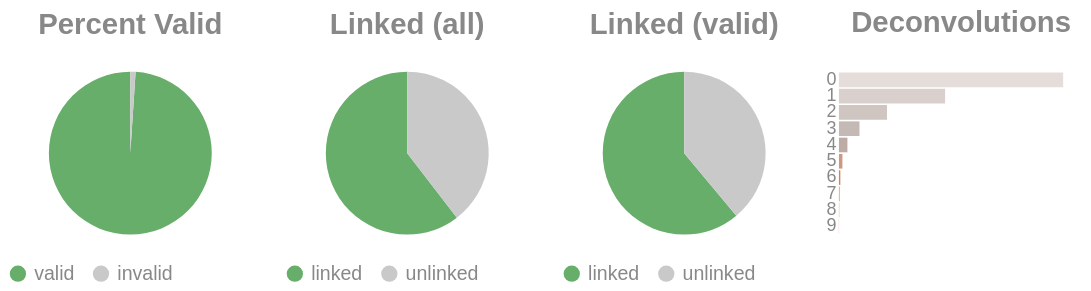

The cell this chart's notebook holds for it:
### Code cell
if SKIPLR:
    pass
else:
    clash = Counter()
    for i in valids['molecule'].to_list():
        _mol = i.split("-")
        if len(_mol) == 1:
            clash.update('0')
        else:
            clash.update(_mol[-1])

    _d = {"deconvolutions": [], 'count': []}
    for k,v in clash.items():
        _d['deconvolutions'].append(k)
        _d['count'].append(v)

    tot_valid = valids['reads'].sum()
    mask = valids['reads'] >= 2
    n_linked_reads = valids.filter(mask)['reads'].sum()
    if n_linked_reads == 0:
        print_html("No linked molecules (>=2 reads) were detected; skipping linked-only distributions.")
        SKIPLR = True
    else:
        perc_valid = round(tot_valid / n_reads, 4)
        linked_perc_abs = round(n_linked_reads / n_reads, 4)
        linked_perc = round(n_linked_reads / tot_valid, 4)

    _valid = pl.DataFrame({"valids": ['valid', 'invalid'], "count": [tot_valid, n_reads - tot_valid]})
    _linked_abs = pl.DataFrame({"linked (absolute)": ['linked', 'unlinked'], "count": [n_linked_reads, n_reads - n_linked_reads]})
    _linked_rel = pl.DataFrame({"linked (valids)": ['linked', 'unlinked'], "count": [n_linked_reads, tot_valid - n_linked_reads]})

    (
        alt.hconcat(
            piechart(_valid, goodval = 'valid', title = "Percent Valid"),
            piechart(_linked_abs, goodval = "linked", title =  "Linked (all)"),
            piechart(_linked_rel, goodval = "linked", title =  "Linked (valid)"),
            convolutionbar(pl.DataFrame(_d), title = "Deconvolutions"),
            center = True,
            bounds = 'flush'
        )
        .resolve_scale(color='independent')
        .resolve_legend('independent')
        .properties(usermeta={'embedOptions': {"actions": False}})
    ).display()

### Figure 1 — Vega-Lite specification as saved in the notebook (floating-point values rounded to 4 significant figures)
{"width": "container", "height": 400, "config": {"title": {"anchor": "start", "dy": -15, "fontSize": 18, "color": "#888888", "subtitleColor": "#888888", "subtitleFontSize": 14}, "arc": {"fill": "#0072B2"}, "axis": {"domainColor": "#888888", "domainWidth": 0.5, "gridWidth": 0.2, "grid": false, "titleFontWeight": 400, "titleFontSize": 15, "labelFontSize": 11, "labelColor": "#888888", "tickColor": "#888888", "tickWidth": 0.2, "titleColor": "#888888"}, "axisBand": {"grid": false}, "axisX": {"grid": true, "tickSize": 10, "domainCap": "round"}, "axisY": {"domain": false, "grid": true, "tickSize": 0, "domainCap": "round"}, "background": "transparent", "header": {"labelFontSize": 15, "labelColor": "#888888", "titleFontSize": 15, "titleFontWeight": 600, "titleColor": "#888888"}, "legend": {"labelFont": "sans-serif", "labelFontSize": 12, "labelColor": "#888888", "symbolSize": 100, "symbolType": "circle", "titleFontSize": 12, "titlePadding": 10, "titleColor": "#888888", "title": null}, "range": {"category": ["#E69F00", "#56B4E9", "#009E73", "#F0E442", "#0072B2", "#D55E00", "#CC79A7", "#000000"], "diverging": ["#cfe8f3", "#a2d4ec", "#73bfe2", "#46abdb", "#1696d2", "#12719e"]}, "area": {"fill": "#0072B2", "fillOpacity": 0.7, "line": true, "strokeOpacity": 0.7}, "line": {"color": "#0072B2", "stroke": "#0072B2", "strokeWidth": 2}, "trail": {"color": "#0072B2", "stroke": "#0072B2", "strokeWidth": 0, "size": 1}, "point": {"filled": true, "fillOpacity": 1.0, "size": 95}, "text": {"color": "#888888", "fontSize": 11, "align": "right", "fontWeight": 400, "size": 11}, "bar": {"fill": "#0072B2", "stroke": null}, "view": {"stroke": null, "continuousWidth": 660, "continuousHeight": 400}}, "hconcat": [{"data": {"name": "data-7285e8cf615a299075600a2f084cd9ec"}, "mark": {"type": "arc"}, "encoding": {"color": {"field": "valids", "legend": {"orient": "bottom", "title": null}, "scale": {"domain": ["valid", "invalid"], "range": ["#68ae6b", "#C9C9C9"]}, "title": "Valids", "type": "nominal"}, "theta": {"field": "count", "type": "quantitative"}, "tooltip": [{"field": "valids", "title": "Valids", "type": "ordinal"}, {"field": "percent", "format": ".2%", "title": "Percent", "type": "quantitative"}, {"field": "count", "title": "Count", "type": "quantitative"}]}, "height": 100, "title": {"text": "Percent Valid", "align": "center", "anchor": "middle"}, "transform": [{"calculate": "datum.count / 6316260", "as": "percent"}], "width": 150}, {"data": {"name": "data-ca29c00b8409ce34e6b9a0b65629fd7c"}, "mark": {"type": "arc"}, "encoding": {"color": {"field": "linked (absolute)", "legend": {"orient": "bottom", "title": null}, "scale": {"domain": ["linked", "unlinked"], "range": ["#68ae6b", "#C9C9C9"]}, "title": "Linked (Absolute)", "type": "nominal"}, "theta": {"field": "count", "type": "quantitative"}, "tooltip": [{"field": "linked (absolute)", "title": "Linked (Absolute)", "type": "ordinal"}, {"field": "percent", "format": ".2%", "title": "Percent", "type": "quantitative"}, {"field": "count", "title": "Count", "type": "quantitative"}]}, "height": 100, "title": {"text": "Linked (all)", "align": "center", "anchor": "middle"}, "transform": [{"calculate": "datum.count / 6316260", "as": "percent"}], "width": 150}, {"data": {"name": "data-7efc7043da0c5b47d7f1208a7698e14c"}, "mark": {"type": "arc"}, "encoding": {"color": {"field": "linked (valids)", "legend": {"orient": "bottom", "title": null}, "scale": {"domain": ["linked", "unlinked"], "range": ["#68ae6b", "#C9C9C9"]}, "title": "Linked (Valids)", "type": "nominal"}, "theta": {"field": "count", "type": "quantitative"}, "tooltip": [{"field": "linked (valids)", "title": "Linked (Valids)", "type": "ordinal"}, {"field": "percent", "format": ".2%", "title": "Percent", "type": "quantitative"}, {"field": "count", "title": "Count", "type": "quantitative"}]}, "height": 100, "title": {"text": "Linked (valid)", "align": "center", "anchor": "middle"}, "transform": [{"calculate": "datum.count / 6250821", "as": "percent"}], "width": 150}, {"data": {"name": "data-2afade5d0182f62217f940e87709fd2d"}, "mark": {"type": "bar"}, "encoding": {"color": {"field": "deconvolutions", "legend": null, "scale": {"scheme": "lightgreyred"}, "type": "nominal"}, "tooltip": [{"field": "deconvolutions", "title": "Deconvolutions", "type": "ordinal"}, {"field": "percent", "format": ".2%", "title": "Percent", "type": "quantitative"}, {"field": "count", "title": "Count", "type": "quantitative"}], "x": {"axis": null, "field": "count", "type": "quantitative"}, "y": {"field": "deconvolutions", "sort": "ascending", "title": null, "type": "nominal"}}, "height": 100, "title": {"text": "Deconvolutions", "align": "center", "anchor": "middle"}, "transform": [{"calculate": "datum.count / 3720037", "as": "percent"}], "width": 150}], "bounds": "flush", "center": true, "resolve": {"legend": {"angle": "independent"}, "scale": {"color": "independent"}}, "usermeta": {"embedOptions": {"actions": false}}, "$schema": "https://vega.github.io/schema/vega-lite/v6.4.1.json", "datasets": {"data-7285e8cf615a299075600a2f084cd9ec": [{"valids": "valid", "count": 6250821}, {"valids": "invalid", "count": 65439}], "data-ca29c00b8409ce34e6b9a0b65629fd7c": [{"linked (absolute)": "linked", "count": 3816810}, {"linked (absolute)": "unlinked", "count": 2499450}], "data-7efc7043da0c5b47d7f1208a7698e14c": [{"linked (valids)": "linked", "count": 3816810}, {"linked (valids)": "unlinked", "count": 2434011}], "data-2afade5d0182f62217f940e87709fd2d": [{"deconvolutions": "0", "count": 2018833}, {"deconvolutions": "1", "count": 955740}, {"deconvolutions": "2", "count": 432413}, {"deconvolutions": "3", "count": 184938}, {"deconvolutions": "4", "count": 76422}, {"deconvolutions": "5", "count": 31170}, {"deconvolutions": "6", "count": 12623}, {"deconvolutions": "7", "count": 5043}, {"deconvolutions": "8", "count": 2044}, {"deconvolutions": "9", "count": 811}]}}
